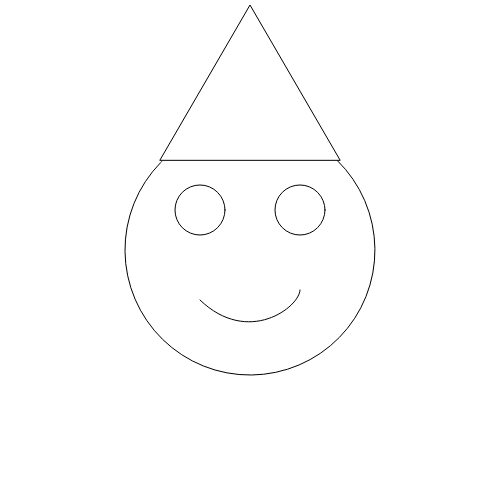
Frame 1 (no input)
Frame 60 (no input): identical to frame 1, image omitted
Frame 120 (the mouse pressed at the canvas centre since frame 60): identical to frame 1, image omitted

The p5.js sketch that drew this single still picture (run headless with seeded random() and noise() and a simulated clock; from frame 60 on, the mouse is pressed at the canvas centre):

// p5.js sketch
// ── sketch.js
/*
This is the sketch of only shapes not including 
colors. In this sketch, I tried to design a smiley face, wearing a party hat.
*/

function setup() {
  createCanvas(500, 500);
}

function draw() {
  background(255,255,255);
 
  //fill(0);
  arc(250, 250, 250, 250, 150, PI + QUARTER_PI, OPEN); //positioned the arc shape to the center of the canvas according to the center of the screen, with the top half as an open piece.
  stroke(0,0,0);//the main stroke color for the entire image.
  //triangle(100,200,100,400,0,200);

  //noStroke();
  fill(255,255,255);
  triangle(340, 160, 250, 5, 160, 160); //these are the coordinates to simulate the party hat over the smiley face.

  /*this is an area of the right ear that I commented out
  fill('white');
  triangle(240, 170, 280, 10, 340, 170); //this triangle simulates the right ear of the character
  */
  
  //fill('red');
  
  ellipse(200,210,50,50);//The ellipse created here is used to simulate the left eye of the face.
  
  
  ellipse(300,210,50,50);//this ellipse was intended to be viewed as the right eye.
  
  curve(200,200,300,290,200,300,10,10);//Using a curve line, I aligned it so that it can appear as a smile.
}
